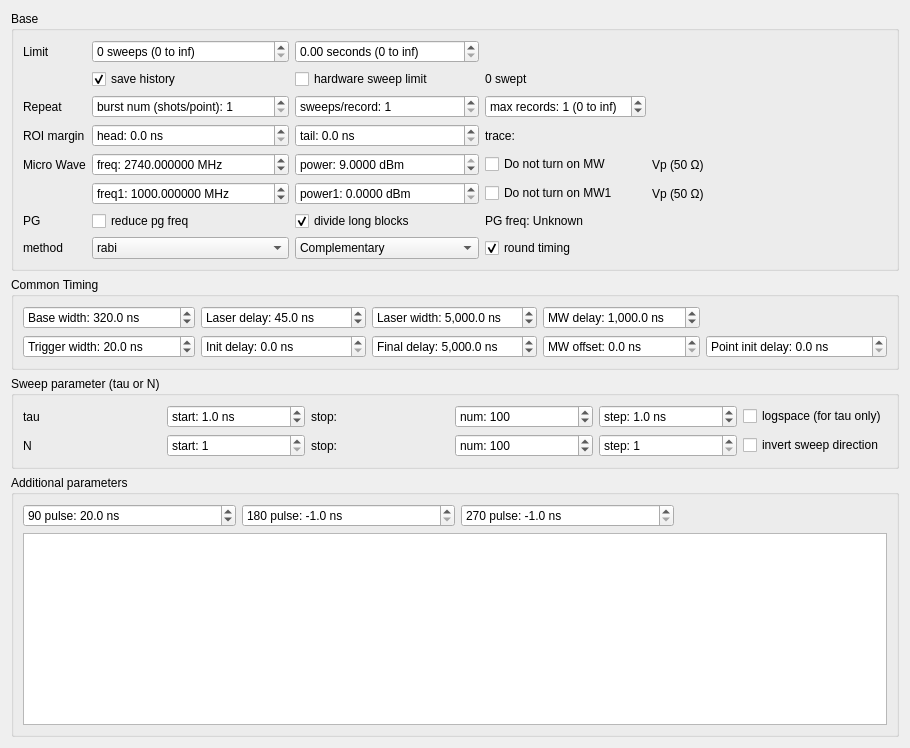
       <widget class="QWidget" name="mainTab">
        <attribute name="title">
         <string>Main</string>
        </attribute>
        <layout class="QVBoxLayout" name="verticalLayout">
         <item>
          <widget class="QGroupBox" name="groupBox_2">
           <property name="title">
            <string>Base</string>
           </property>
           <layout class="QGridLayout" name="gridLayout_base">
            <item row="3" column="1">
             <widget class="QDoubleSpinBox" name="roiheadBox">
              <property name="prefix">
               <string>head: </string>
              </property>
              <property name="suffix">
               <string> ns</string>
              </property>
              <property name="decimals">
               <number>1</number>
              </property>
              <property name="minimum">
               <double>0.000000000000000</double>
              </property>
              <property name="maximum">
               <double>10000.000000000000000</double>
              </property>
              <property name="value">
               <double>0.000000000000000</double>
              </property>
             </widget>
            </item>
            <item row="0" column="2">
             <widget class="QDoubleSpinBox" name="durationBox">
              <property name="suffix">
               <string> seconds (0 to inf)</string>
              </property>
              <property name="maximum">
               <double>999999.000000000000000</double>
              </property>
             </widget>
            </item>
            <item row="7" column="1">
             <widget class="QComboBox" name="methodBox">
              <item>
               <property name="text">
                <string>rabi</string>
               </property>
              </item>
             </widget>
            </item>
            <item row="3" column="3">
             <widget class="QLabel" name="rangeLabel">
              <property name="text">
               <string>trace: </string>
              </property>
             </widget>
            </item>
            <item row="4" column="3">
             <widget class="QCheckBox" name="nomwBox">
              <property name="text">
               <string>Do not turn on MW</string>
              </property>
             </widget>
            </item>
            <item row="2" column="0">
             <widget class="QLabel" name="label_11">
              <property name="text">
               <string>Repeat</string>
              </property>
             </widget>
            </item>
            <item row="5" column="1">
             <widget class="QDoubleSpinBox" name="freq1Box">
              <property name="prefix">
               <string>freq1: </string>
              </property>
              <property name="suffix">
               <string> MHz</string>
              </property>
              <property name="decimals">
               <number>6</number>
              </property>
              <property name="maximum">
               <double>10000.000000000000000</double>
              </property>
              <property name="value">
               <double>1000.000000000000000</double>
              </property>
             </widget>
            </item>
            <item row="7" column="2">
             <widget class="QComboBox" name="partialBox">
              <property name="sizePolicy">
               <sizepolicy hsizetype="MinimumExpanding" vsizetype="Fixed">
                <horstretch>0</horstretch>
                <verstretch>0</verstretch>
               </sizepolicy>
              </property>
              <item>
               <property name="text">
                <string>Complementary</string>
               </property>
              </item>
              <item>
               <property name="text">
                <string>Pattern 0 only</string>
               </property>
              </item>
              <item>
               <property name="text">
                <string>Pattern 1 only</string>
               </property>
              </item>
              <item>
               <property name="text">
                <string>Pattern 2 only</string>
               </property>
              </item>
              <item>
               <property name="text">
                <string>Pattern 3 only</string>
               </property>
              </item>
             </widget>
            </item>
            <item row="6" column="3">
             <widget class="QLabel" name="pgfreqLabel">
              <property name="text">
               <string>PG freq: Unknown</string>
              </property>
             </widget>
            </item>
            <item row="0" column="5">
             <spacer name="horizontalSpacer_10">
              <property name="orientation">
               <enum>Qt::Horizontal</enum>
              </property>
              <property name="sizeHint" stdset="0">
               <size>
                <width>40</width>
                <height>20</height>
               </size>
              </property>
             </spacer>
            </item>
            <item row="6" column="1">
             <widget class="QCheckBox" name="reduceBox">
              <property name="text">
               <string>reduce pg freq</string>
              </property>
             </widget>
            </item>
            <item row="0" column="0">
             <widget class="QLabel" name="label">
              <property name="text">
               <string>Limit</string>
              </property>
             </widget>
            </item>
            <item row="4" column="1">
             <widget class="QDoubleSpinBox" name="freqBox">
              <property name="sizePolicy">
               <sizepolicy hsizetype="MinimumExpanding" vsizetype="Fixed">
                <horstretch>0</horstretch>
                <verstretch>0</verstretch>
               </sizepolicy>
              </property>
              <property name="prefix">
               <string>freq: </string>
              </property>
              <property name="suffix">
               <string> MHz</string>
              </property>
              <property name="decimals">
               <number>6</number>
              </property>
              <property name="minimum">
               <double>1.000000000000000</double>
              </property>
              <property name="maximum">
               <double>3000.000000000000000</double>
              </property>
              <property name="singleStep">
               <double>100.000000000000000</double>
              </property>
              <property name="value">
               <double>2740.000000000000000</double>
              </property>
             </widget>
            </item>
            <item row="5" column="2">
             <widget class="QDoubleSpinBox" name="power1Box">
              <property name="prefix">
               <string>power1: </string>
              </property>
              <property name="suffix">
               <string> dBm</string>
              </property>
              <property name="decimals">
               <number>4</number>
              </property>
             </widget>
            </item>
            <item row="4" column="0">
             <widget class="QLabel" name="label_6">
              <property name="text">
               <string>Micro Wave</string>
              </property>
             </widget>
            </item>
            <item row="2" column="1">
             <widget class="QSpinBox" name="burstNumBox">
              <property name="prefix">
               <string>burst num (shots/point): </string>
              </property>
              <property name="minimum">
               <number>1</number>
              </property>
              <property name="maximum">
               <number>99999999</number>
              </property>
             </widget>
            </item>
            <item row="7" column="0">
             <widget class="QLabel" name="label_5">
              <property name="text">
               <string>method</string>
              </property>
             </widget>
            </item>
            <item row="2" column="3">
             <widget class="QSpinBox" name="maxRecordsBox">
              <property name="suffix">
               <string> (0 to inf)</string>
              </property>
              <property name="prefix">
               <string>max records: </string>
              </property>
              <property name="value">
               <number>1</number>
              </property>
             </widget>
            </item>
            <item row="4" column="2">
             <widget class="QDoubleSpinBox" name="powerBox">
              <property name="sizePolicy">
               <sizepolicy hsizetype="MinimumExpanding" vsizetype="Fixed">
                <horstretch>0</horstretch>
                <verstretch>0</verstretch>
               </sizepolicy>
              </property>
              <property name="prefix">
               <string>power: </string>
              </property>
              <property name="suffix">
               <string> dBm</string>
              </property>
              <property name="decimals">
               <number>4</number>
              </property>
              <property name="minimum">
               <double>-65.000000000000000</double>
              </property>
              <property name="maximum">
               <double>9.000000000000000</double>
              </property>
              <property name="value">
               <double>9.000000000000000</double>
              </property>
             </widget>
            </item>
            <item row="3" column="2">
             <widget class="QDoubleSpinBox" name="roitailBox">
              <property name="prefix">
               <string>tail: </string>
              </property>
              <property name="suffix">
               <string> ns</string>
              </property>
              <property name="decimals">
               <number>1</number>
              </property>
              <property name="minimum">
               <double>0.000000000000000</double>
              </property>
              <property name="maximum">
               <double>10000.000000000000000</double>
              </property>
              <property name="value">
               <double>0.000000000000000</double>
              </property>
             </widget>
            </item>
            <item row="0" column="1">
             <widget class="QSpinBox" name="sweepsBox">
              <property name="enabled">
               <bool>true</bool>
              </property>
              <property name="sizePolicy">
               <sizepolicy hsizetype="MinimumExpanding" vsizetype="Fixed">
                <horstretch>0</horstretch>
                <verstretch>0</verstretch>
               </sizepolicy>
              </property>
              <property name="suffix">
               <string> sweeps (0 to inf)</string>
              </property>
              <property name="prefix">
               <string/>
              </property>
              <property name="minimum">
               <number>0</number>
              </property>
              <property name="maximum">
               <number>999999999</number>
              </property>
              <property name="value">
               <number>0</number>
              </property>
             </widget>
            </item>
            <item row="6" column="2">
             <widget class="QCheckBox" name="divideblockBox">
              <property name="enabled">
               <bool>true</bool>
              </property>
              <property name="text">
               <string>divide long blocks</string>
              </property>
              <property name="checked">
               <bool>true</bool>
              </property>
             </widget>
            </item>
            <item row="6" column="0">
             <widget class="QLabel" name="label_12">
              <property name="text">
               <string>PG</string>
              </property>
             </widget>
            </item>
            <item row="2" column="2">
             <widget class="QSpinBox" name="sweepsPerRecordBox">
              <property name="prefix">
               <string>sweeps/record: </string>
              </property>
              <property name="minimum">
               <number>1</number>
              </property>
              <property name="maximum">
               <number>99999999</number>
              </property>
             </widget>
            </item>
            <item row="3" column="0">
             <widget class="QLabel" name="label_10">
              <property name="text">
               <string>ROI margin</string>
              </property>
             </widget>
            </item>
            <item row="5" column="3">
             <widget class="QCheckBox" name="nomw1Box">
              <property name="text">
               <string>Do not turn on MW1</string>
              </property>
             </widget>
            </item>
            <item row="4" column="4">
             <widget class="QLabel" name="voltLabel">
              <property name="text">
               <string>Vp (50 Ω)</string>
              </property>
             </widget>
            </item>
            <item row="5" column="4">
             <widget class="QLabel" name="volt1Label">
              <property name="text">
               <string>Vp (50 Ω)</string>
              </property>
             </widget>
            </item>
            <item row="7" column="3">
             <widget class="QCheckBox" name="roundTimingBox">
              <property name="text">
               <string>round timing</string>
              </property>
              <property name="checked">
               <bool>true</bool>
              </property>
             </widget>
            </item>
            <item row="1" column="3">
             <widget class="QLabel" name="sweptLabel">
              <property name="text">
               <string>0 swept</string>
              </property>
             </widget>
            </item>
            <item row="1" column="2">
             <widget class="QCheckBox" name="hardwareSweepLimitBox">
              <property name="text">
               <string>hardware sweep limit</string>
              </property>
             </widget>
            </item>
            <item row="1" column="1">
             <widget class="QCheckBox" name="saveHistoryBox">
              <property name="text">
               <string>save history</string>
              </property>
              <property name="checked">
               <bool>true</bool>
              </property>
             </widget>
            </item>
           </layout>
          </widget>
         </item>
         <item>
          <widget class="QGroupBox" name="groupBox">
           <property name="title">
            <string>Common Timing</string>
           </property>
           <layout class="QGridLayout" name="gridLayout_6">
            <item row="1" column="2">
             <widget class="QDoubleSpinBox" name="finaldelayBox">
              <property name="showGroupSeparator" stdset="0">
               <bool>true</bool>
              </property>
              <property name="prefix">
               <string>Final delay: </string>
              </property>
              <property name="suffix">
               <string> ns</string>
              </property>
              <property name="decimals">
               <number>1</number>
              </property>
              <property name="maximum">
               <double>999999999.000000000000000</double>
              </property>
              <property name="singleStep">
               <double>0.500000000000000</double>
              </property>
              <property name="value">
               <double>5000.000000000000000</double>
              </property>
             </widget>
            </item>
            <item row="0" column="0">
             <widget class="QDoubleSpinBox" name="basewidthBox">
              <property name="showGroupSeparator" stdset="0">
               <bool>true</bool>
              </property>
              <property name="prefix">
               <string>Base width: </string>
              </property>
              <property name="suffix">
               <string> ns</string>
              </property>
              <property name="decimals">
               <number>1</number>
              </property>
              <property name="maximum">
               <double>999999999.000000000000000</double>
              </property>
              <property name="singleStep">
               <double>0.500000000000000</double>
              </property>
              <property name="value">
               <double>320.000000000000000</double>
              </property>
             </widget>
            </item>
            <item row="0" column="1">
             <widget class="QDoubleSpinBox" name="ldelayBox">
              <property name="toolTip">
               <string>Delay between MW pattern end and laser pulse start</string>
              </property>
              <property name="showGroupSeparator" stdset="0">
               <bool>true</bool>
              </property>
              <property name="prefix">
               <string>Laser delay: </string>
              </property>
              <property name="suffix">
               <string> ns</string>
              </property>
              <property name="decimals">
               <number>1</number>
              </property>
              <property name="maximum">
               <double>999999999.000000000000000</double>
              </property>
              <property name="singleStep">
               <double>0.500000000000000</double>
              </property>
              <property name="value">
               <double>45.000000000000000</double>
              </property>
             </widget>
            </item>
            <item row="0" column="2">
             <widget class="QDoubleSpinBox" name="lwidthBox">
              <property name="showGroupSeparator" stdset="0">
               <bool>true</bool>
              </property>
              <property name="prefix">
               <string>Laser width: </string>
              </property>
              <property name="suffix">
               <string> ns</string>
              </property>
              <property name="decimals">
               <number>1</number>
              </property>
              <property name="maximum">
               <double>999999999.000000000000000</double>
              </property>
              <property name="singleStep">
               <double>0.500000000000000</double>
              </property>
              <property name="value">
               <double>5000.000000000000000</double>
              </property>
             </widget>
            </item>
            <item row="1" column="0">
             <widget class="QDoubleSpinBox" name="trigwidthBox">
              <property name="showGroupSeparator" stdset="0">
               <bool>true</bool>
              </property>
              <property name="prefix">
               <string>Trigger width: </string>
              </property>
              <property name="suffix">
               <string> ns</string>
              </property>
              <property name="decimals">
               <number>1</number>
              </property>
              <property name="minimum">
               <double>0.000000000000000</double>
              </property>
              <property name="maximum">
               <double>999999999.000000000000000</double>
              </property>
              <property name="singleStep">
               <double>0.500000000000000</double>
              </property>
              <property name="value">
               <double>20.000000000000000</double>
              </property>
             </widget>
            </item>
            <item row="1" column="3">
             <widget class="QDoubleSpinBox" name="moffsetBox">
              <property name="toolTip">
               <string>Global offset (delay) for all MW channels</string>
              </property>
              <property name="showGroupSeparator" stdset="0">
               <bool>true</bool>
              </property>
              <property name="prefix">
               <string>MW offset: </string>
              </property>
              <property name="suffix">
               <string> ns</string>
              </property>
              <property name="decimals">
               <number>1</number>
              </property>
              <property name="maximum">
               <double>999999999.000000000000000</double>
              </property>
              <property name="singleStep">
               <double>0.500000000000000</double>
              </property>
             </widget>
            </item>
            <item row="0" column="3">
             <widget class="QDoubleSpinBox" name="mdelayBox">
              <property name="toolTip">
               <string>Delay between laser pulse end and MW pattern start</string>
              </property>
              <property name="showGroupSeparator" stdset="0">
               <bool>true</bool>
              </property>
              <property name="prefix">
               <string>MW delay: </string>
              </property>
              <property name="suffix">
               <string> ns</string>
              </property>
              <property name="decimals">
               <number>1</number>
              </property>
              <property name="maximum">
               <double>999999999.000000000000000</double>
              </property>
              <property name="singleStep">
               <double>0.500000000000000</double>
              </property>
              <property name="value">
               <double>1000.000000000000000</double>
              </property>
             </widget>
            </item>
            <item row="1" column="4">
             <widget class="QDoubleSpinBox" name="pointinitdelayBox">
              <property name="showGroupSeparator" stdset="0">
               <bool>true</bool>
              </property>
              <property name="prefix">
               <string>Point init delay: </string>
              </property>
              <property name="suffix">
               <string> ns</string>
              </property>
              <property name="decimals">
               <number>1</number>
              </property>
              <property name="maximum">
               <double>999999999.000000000000000</double>
              </property>
              <property name="singleStep">
               <double>0.500000000000000</double>
              </property>
             </widget>
            </item>
            <item row="1" column="1">
             <widget class="QDoubleSpinBox" name="initdelayBox">
              <property name="showGroupSeparator" stdset="0">
               <bool>true</bool>
              </property>
              <property name="prefix">
               <string>Init delay: </string>
              </property>
              <property name="suffix">
               <string> ns</string>
              </property>
              <property name="decimals">
               <number>1</number>
              </property>
              <property name="maximum">
               <double>999999999.000000000000000</double>
              </property>
              <property name="singleStep">
               <double>0.500000000000000</double>
              </property>
             </widget>
            </item>
           </layout>
          </widget>
         </item>
         <item>
          <widget class="QGroupBox" name="groupBox_5">
           <property name="title">
            <string>Sweep parameter (tau or N)</string>
           </property>
           <layout class="QGridLayout" name="gridLayout_3">
            <item row="1" column="5">
             <widget class="QCheckBox" name="invertsweepBox">
              <property name="text">
               <string>invert sweep direction</string>
              </property>
             </widget>
            </item>
            <item row="0" column="4">
             <widget class="QDoubleSpinBox" name="stepBox">
              <property name="showGroupSeparator" stdset="0">
               <bool>true</bool>
              </property>
              <property name="prefix">
               <string>step: </string>
              </property>
              <property name="suffix">
               <string> ns</string>
              </property>
              <property name="decimals">
               <number>1</number>
              </property>
              <property name="maximum">
               <double>100000000.000000000000000</double>
              </property>
              <property name="singleStep">
               <double>0.500000000000000</double>
              </property>
              <property name="value">
               <double>1.000000000000000</double>
              </property>
             </widget>
            </item>
            <item row="1" column="2">
             <widget class="QLabel" name="NstopLabel">
              <property name="text">
               <string>stop:</string>
              </property>
              <property name="alignment">
               <set>Qt::AlignLeading|Qt::AlignLeft|Qt::AlignVCenter</set>
              </property>
             </widget>
            </item>
            <item row="0" column="3">
             <widget class="QSpinBox" name="numBox">
              <property name="showGroupSeparator" stdset="0">
               <bool>true</bool>
              </property>
              <property name="suffix">
               <string/>
              </property>
              <property name="prefix">
               <string>num: </string>
              </property>
              <property name="minimum">
               <number>1</number>
              </property>
              <property name="maximum">
               <number>999999999</number>
              </property>
              <property name="value">
               <number>100</number>
              </property>
             </widget>
            </item>
            <item row="0" column="1">
             <widget class="QDoubleSpinBox" name="startBox">
              <property name="showGroupSeparator" stdset="0">
               <bool>true</bool>
              </property>
              <property name="prefix">
               <string>start: </string>
              </property>
              <property name="suffix">
               <string> ns</string>
              </property>
              <property name="decimals">
               <number>1</number>
              </property>
              <property name="maximum">
               <double>100000000.000000000000000</double>
              </property>
              <property name="singleStep">
               <double>0.500000000000000</double>
              </property>
              <property name="value">
               <double>1.000000000000000</double>
              </property>
             </widget>
            </item>
            <item row="1" column="4">
             <widget class="QSpinBox" name="NstepBox">
              <property name="showGroupSeparator" stdset="0">
               <bool>true</bool>
              </property>
              <property name="suffix">
               <string/>
              </property>
              <property name="prefix">
               <string>step: </string>
              </property>
              <property name="minimum">
               <number>1</number>
              </property>
              <property name="maximum">
               <number>9999999</number>
              </property>
              <property name="value">
               <number>1</number>
              </property>
             </widget>
            </item>
            <item row="0" column="2">
             <widget class="QLabel" name="stopLabel">
              <property name="text">
               <string>stop:</string>
              </property>
              <property name="alignment">
               <set>Qt::AlignLeading|Qt::AlignLeft|Qt::AlignVCenter</set>
              </property>
             </widget>
            </item>
            <item row="0" column="0">
             <widget class="QLabel" name="label_9">
              <property name="text">
               <string>tau</string>
              </property>
             </widget>
            </item>
            <item row="1" column="1">
             <widget class="QSpinBox" name="NstartBox">
              <property name="showGroupSeparator" stdset="0">
               <bool>true</bool>
              </property>
              <property name="suffix">
               <string/>
              </property>
              <property name="prefix">
               <string>start: </string>
              </property>
              <property name="minimum">
               <number>1</number>
              </property>
              <property name="maximum">
               <number>9999999</number>
              </property>
             </widget>
            </item>
            <item row="1" column="3">
             <widget class="QSpinBox" name="NnumBox">
              <property name="showGroupSeparator" stdset="0">
               <bool>true</bool>
              </property>
              <property name="suffix">
               <string/>
              </property>
              <property name="prefix">
               <string>num: </string>
              </property>
              <property name="minimum">
               <number>2</number>
              </property>
              <property name="maximum">
               <number>999999999</number>
              </property>
              <property name="value">
               <number>100</number>
              </property>
             </widget>
            </item>
            <item row="0" column="5">
             <widget class="QCheckBox" name="logBox">
              <property name="text">
               <string>logspace (for tau only)</string>
              </property>
             </widget>
            </item>
            <item row="1" column="0">
             <widget class="QLabel" name="label_4">
              <property name="text">
               <string>N</string>
              </property>
             </widget>
            </item>
           </layout>
          </widget>
         </item>
         <item>
          <widget class="QGroupBox" name="groupBox_4">
           <property name="title">
            <string>Additional parameters</string>
           </property>
           <layout class="QVBoxLayout" name="verticalLayout_4">
            <item>
             <layout class="QHBoxLayout" name="horizontalLayout_3">
              <item>
               <widget class="QDoubleSpinBox" name="t90pulseBox">
                <property name="sizePolicy">
                 <sizepolicy hsizetype="MinimumExpanding" vsizetype="Fixed">
                  <horstretch>0</horstretch>
                  <verstretch>0</verstretch>
                 </sizepolicy>
                </property>
                <property name="showGroupSeparator" stdset="0">
                 <bool>true</bool>
                </property>
                <property name="prefix">
                 <string>90 pulse: </string>
                </property>
                <property name="suffix">
                 <string> ns</string>
                </property>
                <property name="decimals">
                 <number>1</number>
                </property>
                <property name="maximum">
                 <double>10000.000000000000000</double>
                </property>
                <property name="value">
                 <double>20.000000000000000</double>
                </property>
               </widget>
              </item>
              <item>
               <widget class="QDoubleSpinBox" name="t180pulseBox">
                <property name="sizePolicy">
                 <sizepolicy hsizetype="MinimumExpanding" vsizetype="Fixed">
                  <horstretch>0</horstretch>
                  <verstretch>0</verstretch>
                 </sizepolicy>
                </property>
                <property name="toolTip">
                 <string>negative value implies 90 pulse x 2</string>
                </property>
                <property name="showGroupSeparator" stdset="0">
                 <bool>true</bool>
                </property>
                <property name="prefix">
                 <string>180 pulse: </string>
                </property>
                <property name="suffix">
                 <string> ns</string>
                </property>
                <property name="decimals">
                 <number>1</number>
                </property>
                <property name="minimum">
                 <double>-1.000000000000000</double>
                </property>
                <property name="maximum">
                 <double>10000.000000000000000</double>
                </property>
                <property name="value">
                 <double>-1.000000000000000</double>
                </property>
               </widget>
              </item>
              <item>
               <widget class="QDoubleSpinBox" name="t270pulseBox">
                <property name="sizePolicy">
                 <sizepolicy hsizetype="MinimumExpanding" vsizetype="Fixed">
                  <horstretch>0</horstretch>
                  <verstretch>0</verstretch>
                 </sizepolicy>
                </property>
                <property name="toolTip">
                 <string>negative value implies 90 pulse x 3</string>
                </property>
                <property name="showGroupSeparator" stdset="0">
                 <bool>true</bool>
                </property>
                <property name="prefix">
                 <string>270 pulse: </string>
                </property>
                <property name="suffix">
                 <string> ns</string>
                </property>
                <property name="decimals">
                 <number>1</number>
                </property>
                <property name="minimum">
                 <double>-1.000000000000000</double>
                </property>
                <property name="maximum">
                 <double>10000.000000000000000</double>
                </property>
                <property name="value">
                 <double>-1.000000000000000</double>
                </property>
               </widget>
              </item>
              <item>
               <spacer name="horizontalSpacer_5">
                <property name="orientation">
                 <enum>Qt::Horizontal</enum>
                </property>
                <property name="sizeHint" stdset="0">
                 <size>
                  <width>40</width>
                  <height>20</height>
                 </size>
                </property>
               </spacer>
              </item>
             </layout>
            </item>
            <item>
             <widget class="ParamTable" name="paramTable"/>
            </item>
           </layout>
          </widget>
         </item>
        </layout>
       </widget>
